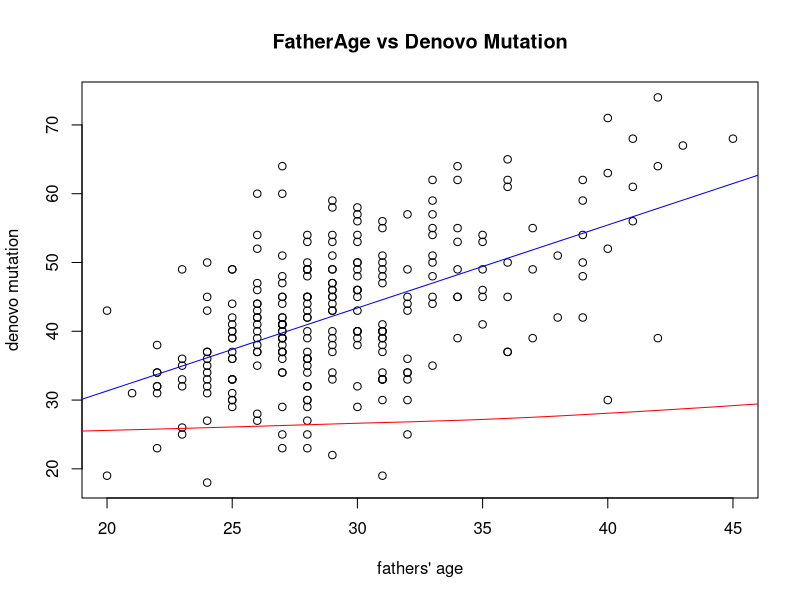
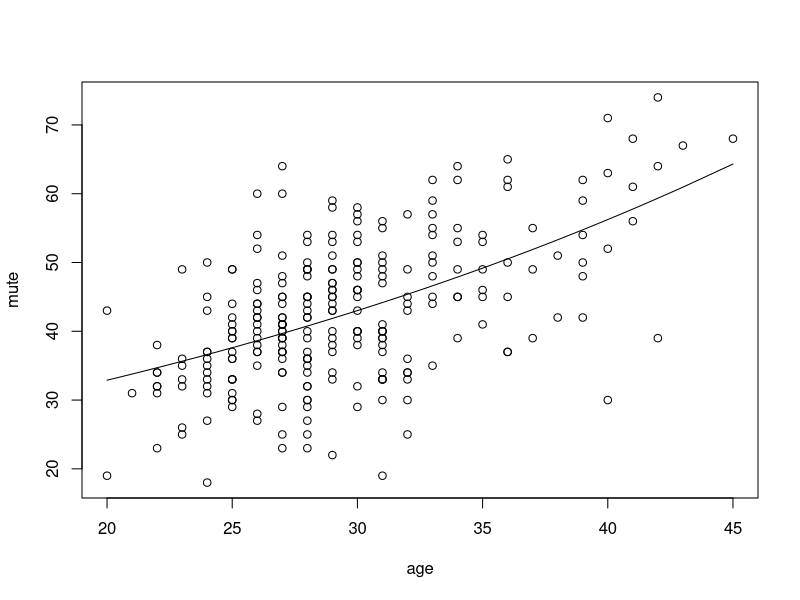
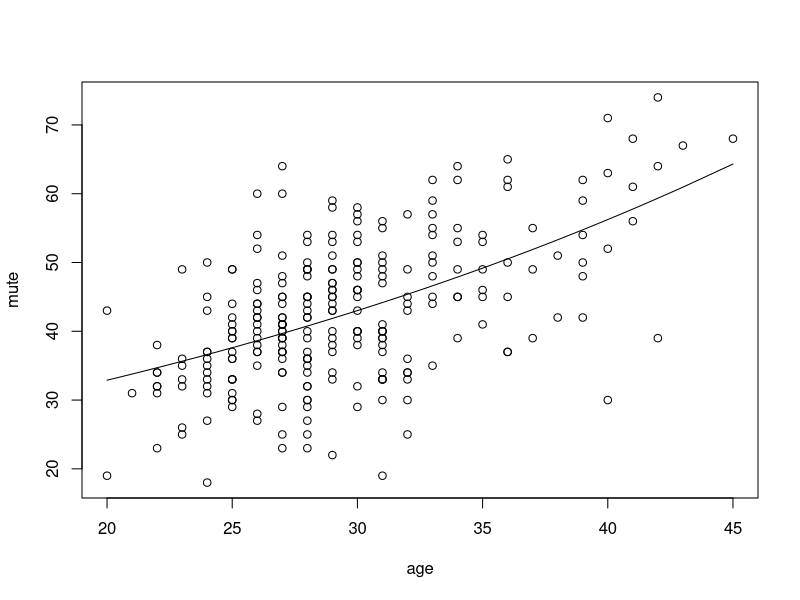
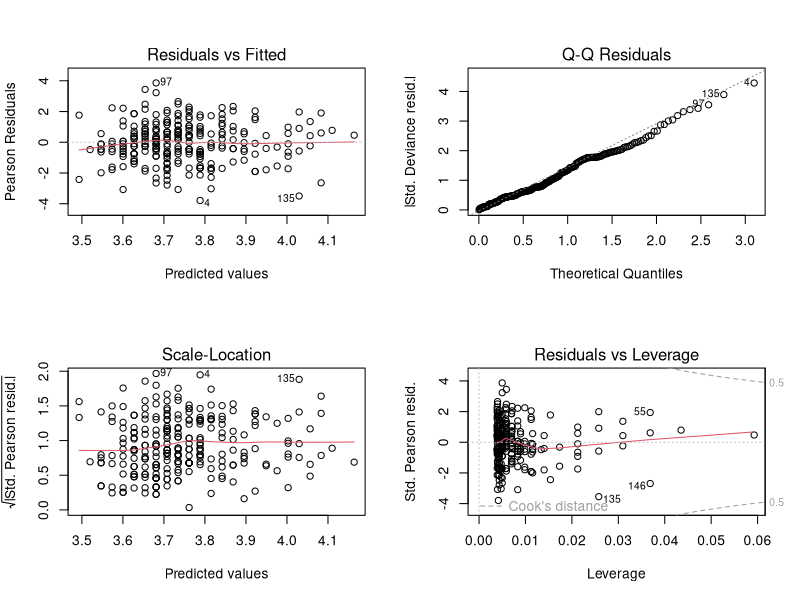
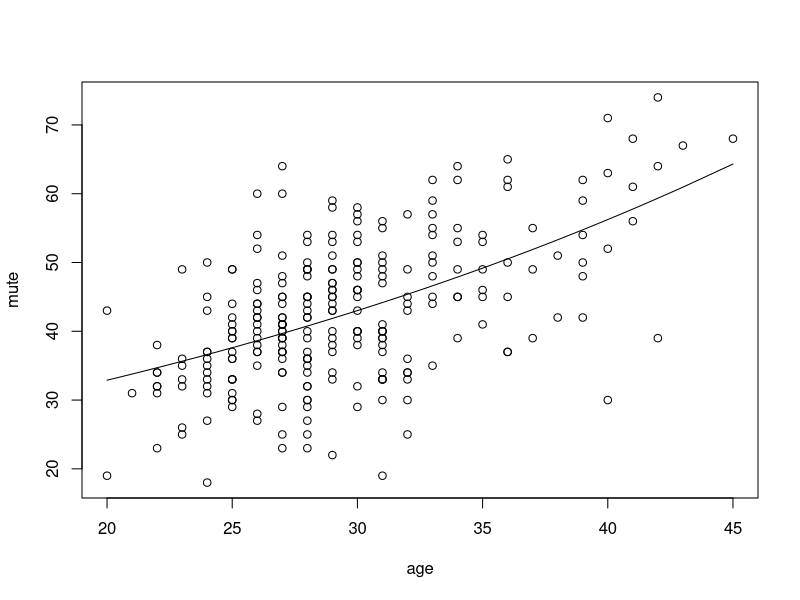
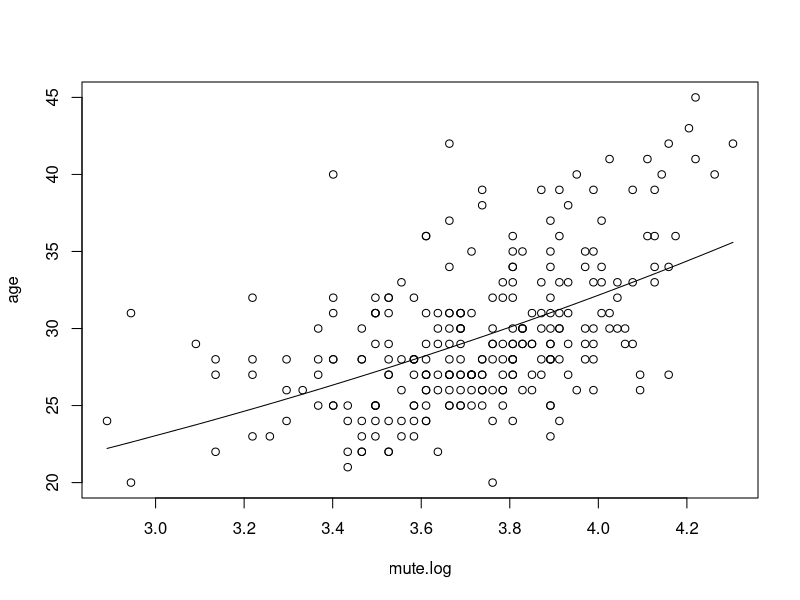
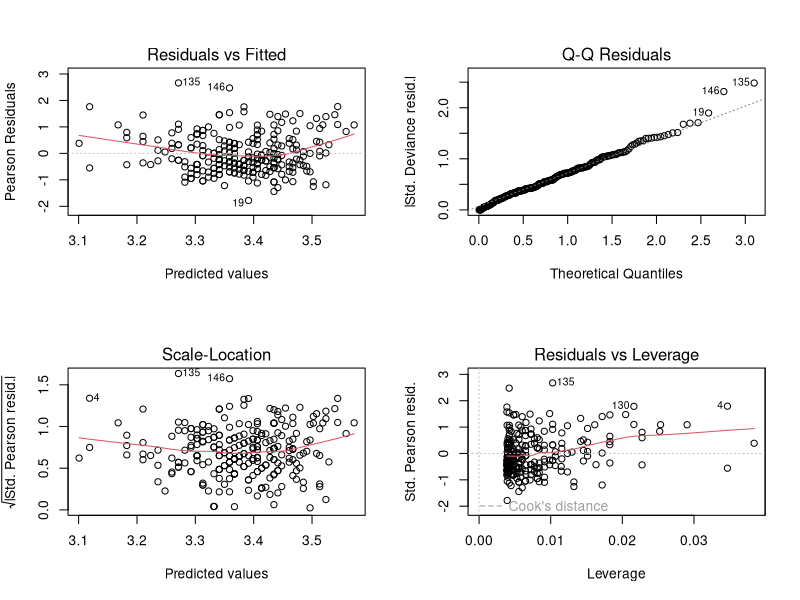
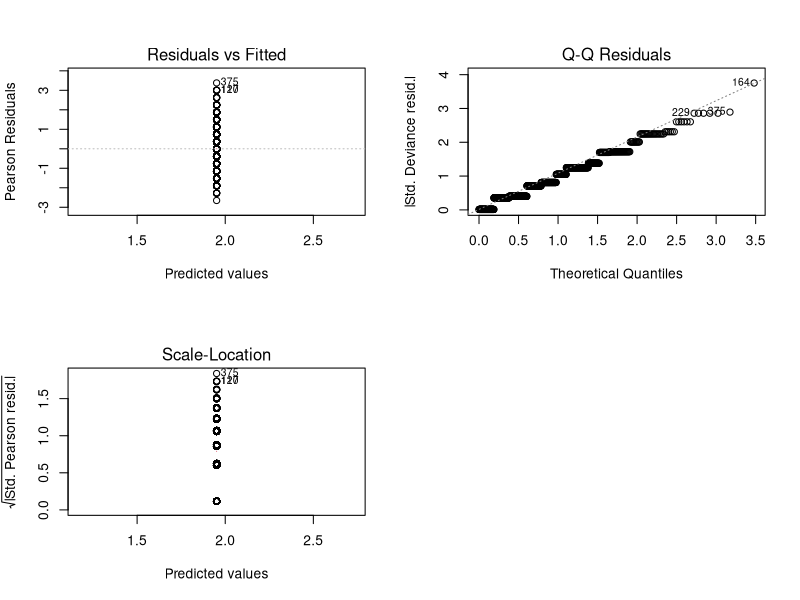

R code for these plots, in order: (Note: this script raises an error after producing the figures.)
##Generalized Linear Models

#######

## possible useful packages to install
## ggplot2
install.packages("ggplot2")

## sandwich
install.packages("sandwich")

## msm
install.packages("msm")

## require packages
require(ggplot2)

require(sandwich)

require(msm)

## qqplot included in ggplot2;



## try to simulate the Poisson Regression of Fathers' ages and
## the mutation rate in a certain gene
## 



##### Read in a table of mutation rate and parental ages
## from local file
## the txt document is also available in my github: 
##https://github.com/breezedu/Data_Analysis_Duke/blob/master/Figures/denovo_age_data.txt

data <- read.table("denovo_age_data.txt", header = TRUE, sep = "\t")
summary(data)

plot(data$AgeFatherAtConception, data$nDNM, main = "FatherAge vs Denovo Mutation", 
     xlab = "fathers' age", ylab = "denovo mutation")

## add fit lines
abline( lm( data$nDNM ~ data$AgeFatherAtConception), col = "blue") 
lines(lowess(data$nDNM, data$AgeFatherAtConception), col = "red")

age <- data$AgeFatherAtConception
mute <- data$nDNM


## fit mutations against father's age
fitMuteAge <- glm(mute ~ age, family = "poisson")
summary(fitMuteAge)


## coeff
coeff <- coef(fitMuteAge)
coeff

par(mfrow=c(1,1))
plot(age, mute)
xvalues <- sort(age)
log_mean <- coeff[1] + coeff[2] * xvalues

mean_value <- exp(log_mean)
lines(xvalues, mean_value)

plot(age, mute)
lines(xvalues, mean_value)

## Q-Q plot
par(mfrow=c(2,2))
plot(fitMuteAge)


#####################################
## model allowing for overdispersion:

fit.overdis <- glm(mute ~ age, family = quasipoisson)
summary(fit.overdis)

## coefficient
coeff.overdis <- coef(fit.overdis)
coeff.overdis

par(mfrow = c(1, 1))

plot(age, mute)
xvalues <-sort(age)
log_mean.overdis <- coeff.overdis[1] + coeff.overdis[2] * xvalues

mean_value.overdis <- exp(log_mean.overdis)
lines(xvalues, mean_value.overdis)






#######################
#######################
## fit log-mutations against father's age
## this looks similar to the upper plot 
#mute.log <- as.integer(mute.log)
mute.log <- log(mute)
mute.log

fitLogMute <- glm(age ~ mute.log, family = "poisson")
summary(fitLogMute)

## coeff of log mutations against age
coeff.log <- coef(fitLogMute)
coeff.log

plot(mute.log, age)
x_values.log <- sort(mute.log)

mean.log <- coeff.log[1] + coeff.log[2] * x_values.log
mean_value.log <- exp(mean.log)
lines(x_values.log, mean_value.log)


## Q-Q plot
par(mfrow=c(2,2))
##plot(fitMuteAge)

plot(fitLogMute)






############################################################
# mutation rate for gene_X
lambda <- runif(1000,5,9)

# generate fathers' age, a normal distribution (35, 6)
age <- rnorm(1000, 35, 6)


# number of mutations (count) in gene_X
# here we try three different methods to generate mutations
X1 <- rpois(1000,mean(lambda))
X2 <- rpois(1000,lambda)
X3 <- rpois(1000, age)

# try two different offset(), see which one would fit well
l.MR <- rep(log(mean(lambda)),1000)

l2.MR <- log(lambda)


## fit mutations with different offsets

# fit X1 to two offsets
fitX1_mLamb <- glm(X1~offset(l.MR),family="poisson")
fitX1_Lamb <- glm(X1 ~ offset(l2.MR), family="poisson")

# fit X2 to two offsets
fitX2_mLamb <- glm( X2~offset(l.MR), family = "poisson")
fitX2_Lamb <- glm( X2~offset(l2.MR), family = "poisson")

# fit X3 to two offsets
fitX3_mLamb <- glm( X3~offset(l.MR), family = "poisson")   ## family = "poisson")
fitX3_Lamb <- glm( X3~offset(l2.MR), family = "poisson")   ## family = "poisson")


##fit4 <- glm( X3~offset(l.MR), family = "poisson")
##fit5 <- glm( X3~offset(l2.MR), family = "poisson")


## summary fit1 - fit5
summary(fitX1_mLamb)
summary(fitX1_Lamb)

summary(fitX2_mLamb)
summary(fitX2_Lamb)

summary(fitX3_mLamb)
summary(fitX3_Lamb)



## plot all fited models
# plot fitX1 to two offsets
par(mfrow=c(2,2))
plot(fitX1_mLamb)

par(mfrow=c(2,2))
plot(fitX1_Lamb)


# plot fit X2 to two offsets
par(mfrow=c(2,2))
plot(fitX2_mLamb)

par(mfrow=c(2,2))
plot(fitX2_Lamb)


# plot fit X3 to two offsets
par(mfrow=c(2,2))
plot(fitX3_mLamb)

par(mfrow=c(2,2))
plot(fitX3_Lamb)











#########################################
#########################################
## NOT useful below, still working on these plotting code

fitted(fit1)


## cal the Intercept for fit
cov.fit <- vcovHC(fit, type = "HC0")
cov.fit <- vcovHC(fit, type="HC0")
std.err <- sqrt(diag(cov.fit))
r.est <- cbind(Estimate = coef(fit), "Robust SE" = std.err,
               "Pr(>|z|)" = 2 * pnorm( abs( coef(fit)/std.err), lower.tail = FALSE),
               LL = coef(fit) - 1.96 * std.err, 
               UL = coef(fit) + 1.96 * std.err)

r.est

##
with(fit, cbind(res.deviance = deviance, df = df.residual,
                p = pchisq(deviance, df.residual, lower.tail=FALSE)))

fit_update <- update(fit2, . ~ . - X2)

##anova
anova(fit_update, fit, test = "Chisq")




## cal the Intercept for fit2
cov.fit2 <- vcovHC(fit2, type = "HC0")
cov.fit2 <- vcovHC(fit2, type="HC0")
std.err <- sqrt(diag(cov.fit2))
r2.est <- cbind(Estimate = coef(fit2), "Robust SE" = std.err,
                "Pr(>|z|)" = 2 * pnorm( abs( coef(fit2)/std.err), lower.tail = FALSE),
                LL = coef(fit2) - 1.96 * std.err, 
                UL = coef(fit2) + 1.96 * std.err)

r2.est

##
with(fit2, cbind(res.deviance = deviance, df = df.residual,
                 p = pchisq(deviance, df.residual, lower.tail=FALSE)))

##anova(fit2, fit, test = "Chisq")
anova(fit, test = "Chisq")
anova(fit2, test = "Chisq")
anova(fit3, test = "Chisq")

##drop1()
drop1(fit, test = "Chisq")


plot(fit)

plot(fit2)

plot(fit3)
